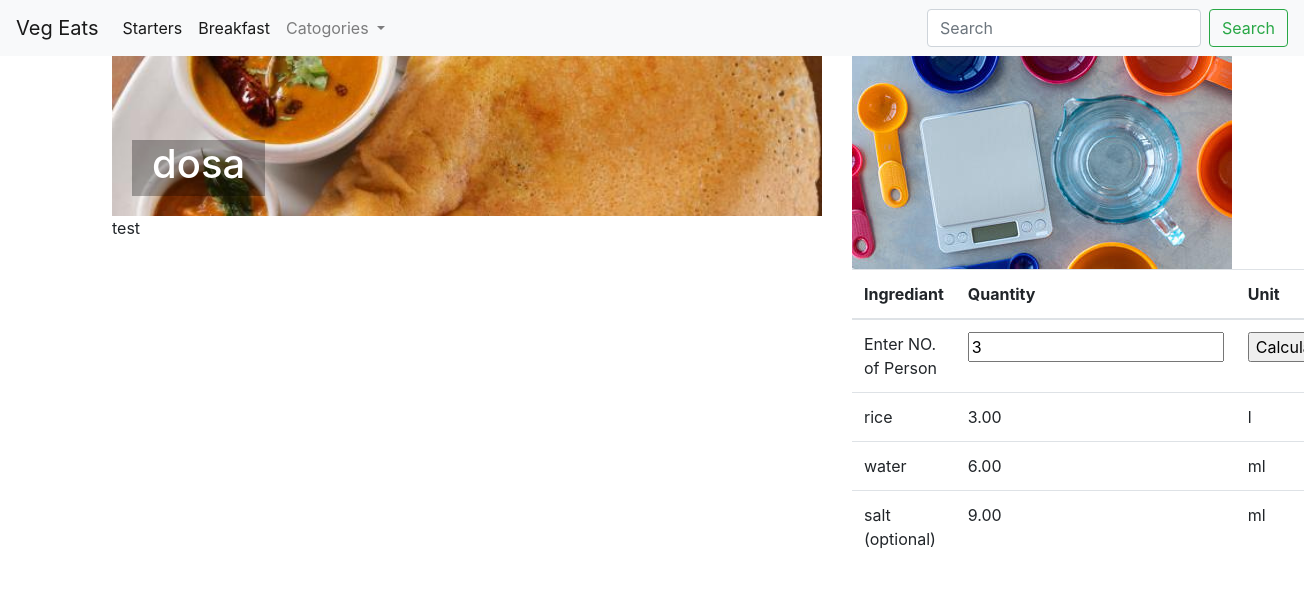
The app's page /dosa/ with its own data.
### calc/models.py (models this page shows, shortened)
class Recipes(models.Model):
    Name = models.CharField(max_length=200,primary_key=True)
    Date = models.DateField()
    Description = models.TextField()
    Brief = models.TextField(null=True,blank=True)
    IngrediantsPerson = models.IntegerField(default=1)
    Image = models.ImageField(upload_to='static/images/')
    catogories = models.CharField(max_length=200 , default='others', choices = catogories_list)

class Ingrediants_model(models.Model):
    id = models.AutoField(primary_key=True)
    IngridiantName = models.CharField(verbose_name='Ingrident',editable=True,max_length=200,null=True)
    Recipe = models.ForeignKey(Recipes,on_delete=models.CASCADE)
    IngridiantQty = models.DecimalField(verbose_name='Quantity',max_digits=5,decimal_places=2,null=True)
    IngridiantUnit = models.CharField(choices=Units,editable=True,max_length=20,null=True)
    OptionalTag = models.BooleanField(verbose_name='Optional',default=False)

### calc/views/recipeyView.py (the view)
# urls.py: path('<recipes_name>/', views.recipyview, name = 'recipyurl')
def recipyview(request,recipes_name):
    catogoryList =Recipes.objects.order_by().values_list('catogories', flat=True).distinct()
    recipes_name = recipes_name.lower()
    print(recipes_name)
    IngrediantsData = Ingrediants_model.objects.filter(Recipe = recipes_name)
    RecipesData = Recipes.objects.get(Name = recipes_name)
    return render(request, 'calc/recipy.html', context={'Ingrediants': IngrediantsData,'Recipy':RecipesData ,  'catogoryList':catogoryList})

### calc/templates/calc/recipy.html (shortened to what this page needs)
<!DOCTYPE html>
<html lang="en">
{% extends 'base.html'%}
{% load static %}
{% load mathfilters %}
{% block contents %}
<div class="container d-flex flex-row">
    <div class="col-sm-8 ">
        <div class="containerimg image">
            <img src=/{{Recipy.Image}} style="object-fit: cover;width:100%;padding: 0; margin: 0;height:20vh;">
            <div class="text-block">
                <h1>{{Recipy.Name}}</h1>
            </div>
        </div>
        <div class="float-left description">
            <div>{{Recipy.Description}}</div>
        </div>
    </div>
    <div class="col-sm-4 float-right">
        <div>
        <div>
            <img src='/static/images/ConversionCalculator.jpg'
                 style="object-fit: fill;flex-shrink: 0;padding: 0; margin: 0;">
        </div>
        <div>
            <table class="table">
                <thead>
                <tr>
                    <th>Ingrediant</th>
                    <th>Quantity</th>
                    <th>Unit</th>
                </tr>
                <tr>
                    <td>Enter NO. of Person</td>
                    <form method="GET">
                        <td>
                            {% if request.GET.count is not None%}
                            <input type="number" name="count" min="1" value="{{ request.GET.count}}">
                            {% else %}
                            <input type="number" name="count" min="1" value="3">
                            {% endif%}
                        </td>
                        <td><input type="submit" value="Calculate"></td>
                    </form>
                </tr>
                </thead>
                <tbody>
                {% for ingrediant in Ingrediants %}
                <tr>
                    <td>{{ingrediant.IngridiantName}} {% if ingrediant.OptionalTag %} (optional) {% endif %}</td>
                    {% if request.GET.count is not None%}
                    <td>{{ingrediant.IngridiantQty|mul:request.GET.count}}</td>
                    {% else %}
                    <td>{{ingrediant.IngridiantQty|mul:3}}</td>
                    {% endif%}
                    <td> {{ingrediant.IngridiantUnit}}</td>
                </tr>
                {% endfor %}
                </tbody>
            </table>
        </div>
        </div>
    </div>
</div>
{% endblock %}

### calc/templates/calc/recipy.html (style rules this page uses)
.containerimg { position: relative; object-fit: none; }
.text-block { position: absolute; bottom: 20px; left: 20px; background-color: black; color: white; padding-left: 20px; padding-right: 20px; background: rgba(0, 0, 0, 0.3); }
.description { text-align: justify; text-justify: inter-word; }

### records on screen
Recipes: Image (picture), Name "dosa", Description "test"
Ingrediants_model: IngridiantName "rice", IngridiantQty|mul "3.00", IngridiantUnit "l"
Ingrediants_model: IngridiantName "water", IngridiantQty|mul "6.00", IngridiantUnit "ml"
Ingrediants_model: IngridiantName "salt", OptionalTag "(optional)", IngridiantQty|mul "9.00", IngridiantUnit "ml"
